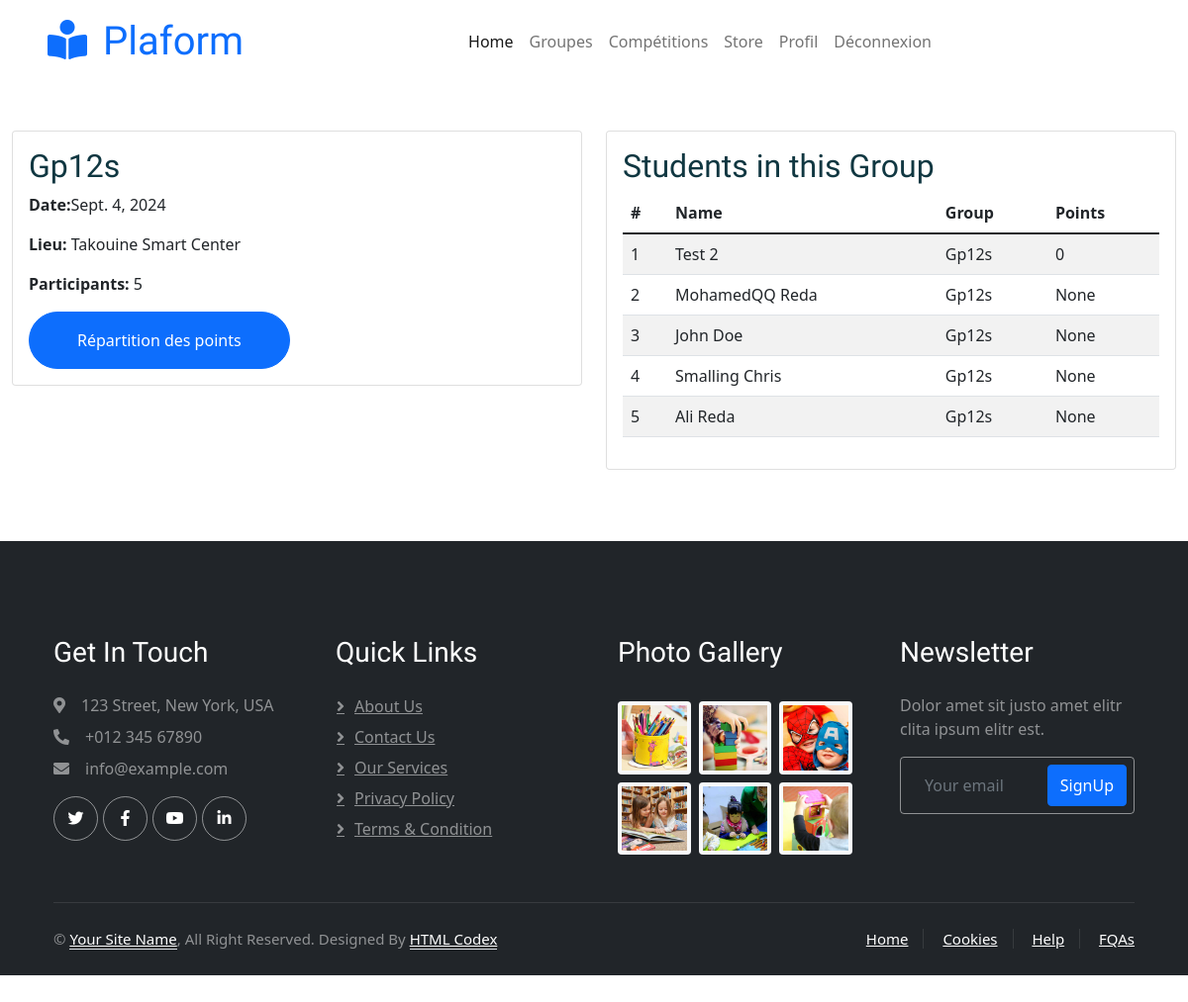
Screenshot of /group_detail/GRP-1d877334/ with the database file from the repository.
### platformTK/models.py (models this page shows, shortened)
class Groups(models.Model):
    name = models.CharField(max_length=100)
    description = models.CharField(max_length=300)
    code_group = models.CharField(max_length=100, unique=True, blank=True, editable=False)
    etudiants = models.ManyToManyField(Etudiant, related_name='groups')
    profs = models.ManyToManyField(prof, related_name='groups')
    date_created = models.DateField(auto_now_add=True, null=True, blank=True)

class Etudiant(models.Model):
    user = models.OneToOneField(User, null=True, on_delete=models.CASCADE)
    prenom = models.CharField(max_length=50)
    nom = models.CharField(max_length=50)
    date_de_naissance = models.DateField()
    email = models.EmailField(unique=True)
    numéro_de_téléphone = models.CharField(max_length=15, blank=True, null=True)
    avatar = models.ImageField(null=True, blank=True)
    slugEtudiant = models.SlugField(blank=True, null=True)
    date_created = models.DateField(auto_now_add=True, null=True, blank=True)
    points = models.IntegerField(default=0,blank=True, null=True)
    EtudiantCode = models.CharField(max_length=100, null=True, blank=True, default=generate_etudiant_code)

### platformTK/views.py (the view)
# urls.py: path('group_detail/<str:code_group>/', views.group_detail, name='group_detail'),
def group_detail(request, code_group):
    group = get_object_or_404(Groups, code_group=code_group)
    memberships_subquery = Membership.objects.filter(
        group=group,
        etudiant=OuterRef('pk')
    ).values('etudiant').annotate(
        total_points=Sum('pointsG')
    ).values('total_points')
    students = group.etudiants.annotate(
        pointsG=Subquery(memberships_subquery, output_field=models.IntegerField())
    ).order_by('-pointsG')  # Order by pointsG in descending order
    return render(request, "platformTK/Prof/group_detail.html", {"group": group, "students": students})

### platformTK/templates/platformTK/Prof/group_detail.html (shortened to what this page needs)
{% extends "platformTK/Prof/HomeBase.html" %}
{% load static %}
{% block content %}
    {% include 'platformTK/Prof/navbar.html' %}
    <div class="container-xxl py-5">
        <div class="row">
            <div class="col-lg-6 mb-4">
                <div class="card group-info-card">
                    <div class="card-body">
                        <h2 class="card-title">{{ group.name }}</h2>
                        <p><strong>Date:</strong>{{ group.date_created }}</p>
                        <p><strong>Lieu:</strong> Takouine Smart Center</p>
                        <p><strong>Participants:</strong> {{ group.etudiants.count }}</p>
                        <a href="{% url 'Répartition_points' code_group=group.code_group %}" class="btn btn-primary rounded-pill py-sm-3 px-sm-5 me-3 animated slideInLeft">Répartition des points</a>
                    </div>
                </div>
            </div>
        <div class="col-lg-6 mb-4">
            <div class="card students-list-card">
                <div class="card-body">
                    <h2 class="card-title">Students in this Group</h2>
                    <table class="table table-striped">
                        <thead>
                            <tr>
                                <th>#</th>
                                <th>Name</th>
                                <th>Group</th>
                                <th>Points</th>
                            </tr>
                        </thead>
                        <tbody>
                            {% for student in students %}
                            <tr>
                                <td>{{ forloop.counter }}</td>
                                <td>{{ student.prenom }} {{ student.nom }}</td>
                                <td>{{ group.name }}</td>
                                <td>{{ student.pointsG }}</td>
                            </tr>
                            {% empty %}
                            <tr>
                                <td colspan="5" class="text-center">No students found in this group.</td>
                            </tr>
                            {% endfor %}
                        </tbody>
                    </table>
                </div>
            </div>
        </div>
{% endblock %}

### platformTK/static/css/style.css (style rules this page uses)
:root { --primary: #FE5D37; --light: #FFF5F3; --dark: #103741; }
.btn { font-weight: 500; transition: .5s; }
.btn.btn-primary { color: #FFFFFF; }
h1, h2, h3, h4, .h1, .h2, .h3, .h4, .display-1, .display-2, .display-3, .display-4, .display-5, .display-6 { font-family: 'Lobster Two', cursive; font-weight: 700; }

### rows the page displays
Groups: name "Gp12s", date_created "Sept. 4, 2024", etudiants.count "5"
Etudiant: prenom "Test", nom "2", pointsG "0"
Etudiant: prenom "MohamedQQ", nom "Reda", pointsG "None"
Etudiant: prenom "John", nom "Doe", pointsG "None"
Etudiant: prenom "Smalling", nom "Chris", pointsG "None"
Etudiant: prenom "Ali", nom "Reda", pointsG "None"
